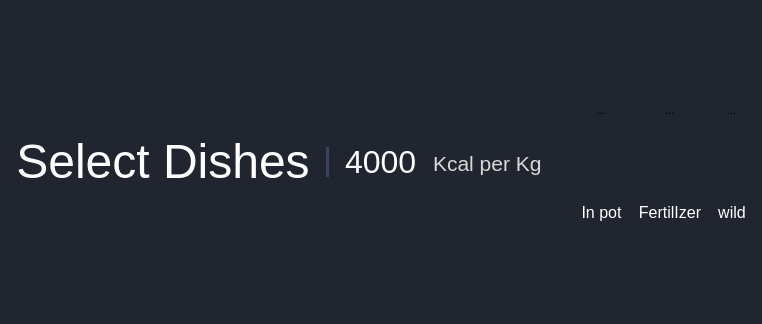
<?xml version="1.0" encoding="UTF-8"?>
<ui version="4.0">
 <class>Form</class>
 <widget class="QWidget" name="Form">
  <property name="geometry">
   <rect>
    <x>0</x>
    <y>0</y>
    <width>762</width>
    <height>324</height>
   </rect>
  </property>
  <property name="windowTitle">
   <string>Form</string>
  </property>
  <property name="styleSheet">
   <string notr="true">background-color:#21252F;</string>
  </property>
  <layout class="QHBoxLayout" name="horizontalLayout_7">
   <property name="spacing">
    <number>0</number>
   </property>
   <property name="sizeConstraint">
    <enum>QLayout::SetMinimumSize</enum>
   </property>
   <property name="leftMargin">
    <number>16</number>
   </property>
   <property name="topMargin">
    <number>16</number>
   </property>
   <property name="rightMargin">
    <number>16</number>
   </property>
   <property name="bottomMargin">
    <number>16</number>
   </property>
   <item>
    <layout class="QHBoxLayout" name="horizontalLayout_6">
     <property name="spacing">
      <number>16</number>
     </property>
     <item>
      <widget class="QPushButton" name="pushButton">
       <property name="font">
        <font>
         <pointsize>36</pointsize>
        </font>
       </property>
       <property name="styleSheet">
        <string notr="true">color:white;
border:none;</string>
       </property>
       <property name="text">
        <string>Select Dishes</string>
       </property>
      </widget>
     </item>
     <item>
      <widget class="Line" name="line">
       <property name="maximumSize">
        <size>
         <width>16777215</width>
         <height>30</height>
        </size>
       </property>
       <property name="styleSheet">
        <string notr="true">background-color:#3D4358;
color:#3D4358;</string>
       </property>
       <property name="frameShadow">
        <enum>QFrame::Plain</enum>
       </property>
       <property name="lineWidth">
        <number>2</number>
       </property>
       <property name="orientation">
        <enum>Qt::Vertical</enum>
       </property>
      </widget>
     </item>
     <item>
      <layout class="QHBoxLayout" name="horizontalLayout_5">
       <item>
        <widget class="QLabel" name="label_5">
         <property name="font">
          <font>
           <pointsize>24</pointsize>
          </font>
         </property>
         <property name="styleSheet">
          <string notr="true">color:white;</string>
         </property>
         <property name="text">
          <string>4000</string>
         </property>
        </widget>
       </item>
       <item>
        <layout class="QVBoxLayout" name="verticalLayout_4">
         <property name="sizeConstraint">
          <enum>QLayout::SetMinimumSize</enum>
         </property>
         <property name="bottomMargin">
          <number>15</number>
         </property>
         <item>
          <spacer name="verticalSpacer">
           <property name="orientation">
            <enum>Qt::Vertical</enum>
           </property>
           <property name="sizeType">
            <enum>QSizePolicy::Maximum</enum>
           </property>
           <property name="sizeHint" stdset="0">
            <size>
             <width>20</width>
             <height>18</height>
            </size>
           </property>
          </spacer>
         </item>
         <item>
          <widget class="QLabel" name="label_4">
           <property name="font">
            <font>
             <pointsize>16</pointsize>
            </font>
           </property>
           <property name="styleSheet">
            <string notr="true">color:#D8D8D8;</string>
           </property>
           <property name="text">
            <string>Kcal per Kg</string>
           </property>
          </widget>
         </item>
        </layout>
       </item>
      </layout>
     </item>
    </layout>
   </item>
   <item>
    <spacer name="horizontalSpacer">
     <property name="orientation">
      <enum>Qt::Horizontal</enum>
     </property>
     <property name="sizeHint" stdset="0">
      <size>
       <width>40</width>
       <height>20</height>
      </size>
     </property>
    </spacer>
   </item>
   <item>
    <layout class="QHBoxLayout" name="horizontalLayout_4">
     <property name="spacing">
      <number>16</number>
     </property>
     <item>
      <layout class="QVBoxLayout" name="verticalLayout">
       <property name="spacing">
        <number>0</number>
       </property>
       <property name="sizeConstraint">
        <enum>QLayout::SetMaximumSize</enum>
       </property>
       <item>
        <layout class="QHBoxLayout" name="horizontalLayout">
         <property name="spacing">
          <number>0</number>
         </property>
         <property name="sizeConstraint">
          <enum>QLayout::SetMinimumSize</enum>
         </property>
         <item>
          <widget class="QToolButton" name="toolButton">
           <property name="sizePolicy">
            <sizepolicy hsizetype="Fixed" vsizetype="Maximum">
             <horstretch>0</horstretch>
             <verstretch>0</verstretch>
            </sizepolicy>
           </property>
           <property name="styleSheet">
            <string notr="true">border: none;</string>
           </property>
           <property name="text">
            <string>...</string>
           </property>
           <property name="icon">
            <iconset>
             <normaloff>../src/assets/btn/optionHarvest/btnImgPot.png</normaloff>
             <normalon>../src/assets/btn/optionHarvest/btnImgPotClicked.png</normalon>
             <selectedoff>../src/assets/btn/optionHarvest/btnImgPot.png</selectedoff>
             <selectedon>../src/assets/btn/optionHarvest/btnImgPotClicked.png</selectedon>../src/assets/btn/optionHarvest/btnImgPot.png</iconset>
           </property>
           <property name="iconSize">
            <size>
             <width>36</width>
             <height>34</height>
            </size>
           </property>
           <property name="checkable">
            <bool>true</bool>
           </property>
          </widget>
         </item>
        </layout>
       </item>
       <item>
        <widget class="QLabel" name="label">
         <property name="sizePolicy">
          <sizepolicy hsizetype="Preferred" vsizetype="Maximum">
           <horstretch>0</horstretch>
           <verstretch>0</verstretch>
          </sizepolicy>
         </property>
         <property name="font">
          <font>
           <pointsize>12</pointsize>
          </font>
         </property>
         <property name="styleSheet">
          <string notr="true">color: white;</string>
         </property>
         <property name="text">
          <string>In pot</string>
         </property>
         <property name="alignment">
          <set>Qt::AlignCenter</set>
         </property>
        </widget>
       </item>
      </layout>
     </item>
     <item>
      <layout class="QVBoxLayout" name="verticalLayout_2">
       <property name="spacing">
        <number>0</number>
       </property>
       <property name="sizeConstraint">
        <enum>QLayout::SetMinimumSize</enum>
       </property>
       <item>
        <layout class="QHBoxLayout" name="horizontalLayout_2">
         <property name="spacing">
          <number>0</number>
         </property>
         <property name="sizeConstraint">
          <enum>QLayout::SetMinimumSize</enum>
         </property>
         <item>
          <widget class="QToolButton" name="toolButton_2">
           <property name="sizePolicy">
            <sizepolicy hsizetype="Fixed" vsizetype="Maximum">
             <horstretch>0</horstretch>
             <verstretch>0</verstretch>
            </sizepolicy>
           </property>
           <property name="styleSheet">
            <string notr="true">border: none;</string>
           </property>
           <property name="text">
            <string>...</string>
           </property>
           <property name="icon">
            <iconset>
             <normaloff>../src/assets/btn/optionHarvest/btnImgFertilizer.png</normaloff>
             <normalon>../src/assets/btn/optionHarvest/btnImgFertilizerClicked.png</normalon>
             <selectedoff>../src/assets/btn/optionHarvest/btnImgFertilizer.png</selectedoff>
             <selectedon>../src/assets/btn/optionHarvest/btnImgFertilizerClicked.png</selectedon>../src/assets/btn/optionHarvest/btnImgFertilizer.png</iconset>
           </property>
           <property name="iconSize">
            <size>
             <width>36</width>
             <height>34</height>
            </size>
           </property>
           <property name="checkable">
            <bool>true</bool>
           </property>
          </widget>
         </item>
        </layout>
       </item>
       <item>
        <widget class="QLabel" name="label_2">
         <property name="sizePolicy">
          <sizepolicy hsizetype="Preferred" vsizetype="Maximum">
           <horstretch>0</horstretch>
           <verstretch>0</verstretch>
          </sizepolicy>
         </property>
         <property name="font">
          <font>
           <pointsize>12</pointsize>
          </font>
         </property>
         <property name="styleSheet">
          <string notr="true">color: white;</string>
         </property>
         <property name="text">
          <string>FertilIzer</string>
         </property>
         <property name="alignment">
          <set>Qt::AlignCenter</set>
         </property>
        </widget>
       </item>
      </layout>
     </item>
     <item>
      <layout class="QVBoxLayout" name="verticalLayout_3">
       <property name="spacing">
        <number>0</number>
       </property>
       <property name="sizeConstraint">
        <enum>QLayout::SetMinimumSize</enum>
       </property>
       <item>
        <layout class="QHBoxLayout" name="horizontalLayout_3">
         <property name="spacing">
          <number>0</number>
         </property>
         <property name="sizeConstraint">
          <enum>QLayout::SetMinimumSize</enum>
         </property>
         <item>
          <widget class="QToolButton" name="toolButton_3">
           <property name="sizePolicy">
            <sizepolicy hsizetype="Fixed" vsizetype="Maximum">
             <horstretch>0</horstretch>
             <verstretch>0</verstretch>
            </sizepolicy>
           </property>
           <property name="styleSheet">
            <string notr="true">border: none;</string>
           </property>
           <property name="text">
            <string>...</string>
           </property>
           <property name="icon">
            <iconset>
             <normaloff>../src/assets/btn/optionHarvest/btnImgWild.png</normaloff>
             <normalon>../src/assets/btn/optionHarvest/btnImgWildClicked.png</normalon>
             <selectedoff>../src/assets/btn/optionHarvest/btnImgWild.png</selectedoff>
             <selectedon>../src/assets/btn/optionHarvest/btnImgWildClicked.png</selectedon>../src/assets/btn/optionHarvest/btnImgWild.png</iconset>
           </property>
           <property name="iconSize">
            <size>
             <width>36</width>
             <height>34</height>
            </size>
           </property>
           <property name="checkable">
            <bool>true</bool>
           </property>
          </widget>
         </item>
        </layout>
       </item>
       <item>
        <widget class="QLabel" name="label_3">
         <property name="sizePolicy">
          <sizepolicy hsizetype="Preferred" vsizetype="Maximum">
           <horstretch>0</horstretch>
           <verstretch>0</verstretch>
          </sizepolicy>
         </property>
         <property name="font">
          <font>
           <pointsize>12</pointsize>
          </font>
         </property>
         <property name="styleSheet">
          <string notr="true">color: white;</string>
         </property>
         <property name="text">
          <string>wild</string>
         </property>
         <property name="alignment">
          <set>Qt::AlignCenter</set>
         </property>
        </widget>
       </item>
      </layout>
     </item>
    </layout>
   </item>
  </layout>
 </widget>
 <resources/>
 <connections/>
</ui>
